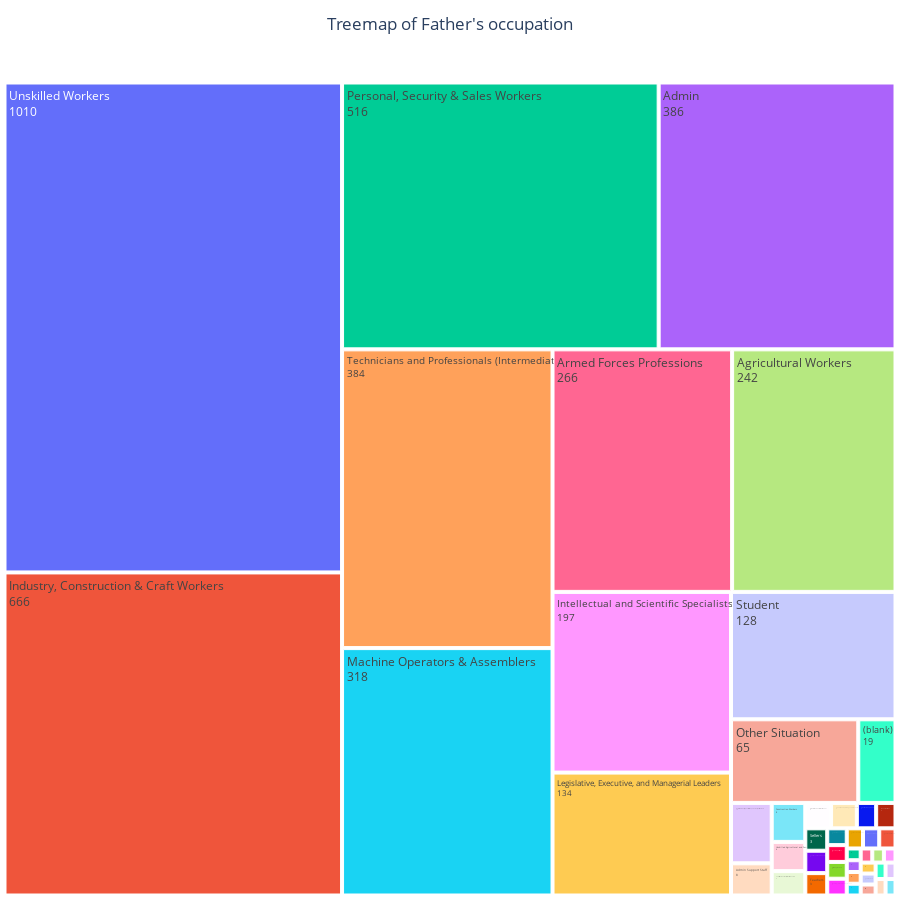

Notebook code cell kept with this figure:
### Markdown cell above
##### Father's occupation

### Code cell
treemap_plot(df_categorical, "Father's occupation")

### Figure 1 — Plotly figure (JSON) as saved in the notebook; plotly's stock layout.template omitted (floating-point values rounded to 4 significant figures)
{"data": [{"labels": ["Unskilled Workers", "Industry, Construction & Craft Workers", "Personal, Security & Sales Workers", "Admin", "Technicians and Professionals (Intermediate)", "Machine Operators & Assemblers", "Armed Forces Professions", "Agricultural Workers", "Intellectual and Scientific Specialists", "Legislative, Executive, and Managerial Leaders", "Student", "Other Situation", "(blank)", "Unskilled Industry, Construction, and Transport Workers", "Admin Support Staff", "Construction Workers", "Unskilled Agricultural and Forestry", "Subsistence Farmers, Fishers & Hunters", "Other Armed Forces Personnel", "Food, Wood, Clothing, and Other Craft Workers", "Plant Machinery Operators", "ICT Technicians", "Sellers", "Vehicle and Mobile Equipment Operators", "Teachers", "Administrative and Commercial Directors", "Meal Prep Assistants", "Assembly Workers", "Metallurgy & Metalworking Workers", "Personal Service Workers", "Armed Forces Sergeants", "Health Professionals", "Finance, Accounting, Relations, & Admin Specialistss", "Science & Engineering Technicians (Intermediate)", "Street Vendors & Service Providers Excl. Food", "Physical Sciences, Math & Engineering Specialists", "Health Technicians & Professionals (Intermediate)", "Market-oriented Farmers & Skilled Agricultural Workers", "Data, Accounting & Registry Operators", "Legal, Social, Cultural & Sports Technicians (Intermediate)", "Care Workers", "Electrical & Electronics Workers", "Office Workers & Secretaries", "Hotel, Catering & Trade Directors", "Armed Forces Officers", "Security Services Personnel"], "name": "Father's occupation Treemap", "parents": ["", "", "", "", "", "", "", "", "", "", "", "", "", "", "", "", "", "", "", "", "", "", "", "", "", "", "", "", "", "", "", "", "", "", "", "", "", "", "", "", "", "", "", "", "", ""], "textinfo": "label+value", "type": "treemap", "values": [1010, 666, 516, 386, 384, 318, 266, 242, 197, 134, 128, 65, 19, 15, 8, 8, 6, 5, 4, 4, 3, 3, 3, 3, 3, 2, 2, 2, 2, 2, 2, 2, 1, 1, 1, 1, 1, 1, 1, 1, 1, 1, 1, 1, 1, 1]}], "layout": {"height": 900, "margin": {"b": 0, "l": 0, "r": 0, "t": 60}, "showlegend": false, "title": {"text": "Treemap of Father's occupation", "x": 0.5}}}
